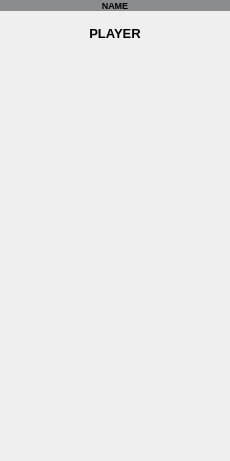
                  <widget class="QWidget" name="playersNameContainer" native="true">
                   <property name="minimumSize">
                    <size>
                     <width>230</width>
                     <height>45</height>
                    </size>
                   </property>
                   <property name="maximumSize">
                    <size>
                     <width>0</width>
                     <height>16777215</height>
                    </size>
                   </property>
                   <property name="font">
                    <font>
                     <pointsize>15</pointsize>
                     <kerning>true</kerning>
                    </font>
                   </property>
                   <property name="styleSheet">
                    <string notr="true"/>
                   </property>
                   <layout class="QVBoxLayout" name="verticalLayout_11">
                    <property name="spacing">
                     <number>0</number>
                    </property>
                    <property name="leftMargin">
                     <number>0</number>
                    </property>
                    <property name="topMargin">
                     <number>0</number>
                    </property>
                    <property name="rightMargin">
                     <number>0</number>
                    </property>
                    <property name="bottomMargin">
                     <number>0</number>
                    </property>
                    <item>
                     <widget class="QLabel" name="PlayersNameHeader">
                      <property name="minimumSize">
                       <size>
                        <width>0</width>
                        <height>0</height>
                       </size>
                      </property>
                      <property name="maximumSize">
                       <size>
                        <width>16777215</width>
                        <height>45</height>
                       </size>
                      </property>
                      <property name="font">
                       <font>
                        <pointsize>7</pointsize>
                        <weight>75</weight>
                        <bold>true</bold>
                       </font>
                      </property>
                      <property name="styleSheet">
                       <string notr="true">background-color: hsl(223, 28, 43, 50%);</string>
                      </property>
                      <property name="text">
                       <string>NAME</string>
                      </property>
                      <property name="alignment">
                       <set>Qt::AlignCenter</set>
                      </property>
                     </widget>
                    </item>
                    <item>
                     <widget class="QLabel" name="playersName0">
                      <property name="minimumSize">
                       <size>
                        <width>0</width>
                        <height>45</height>
                       </size>
                      </property>
                      <property name="maximumSize">
                       <size>
                        <width>16777215</width>
                        <height>45</height>
                       </size>
                      </property>
                      <property name="font">
                       <font>
                        <pointsize>10</pointsize>
                        <weight>75</weight>
                        <bold>true</bold>
                       </font>
                      </property>
                      <property name="text">
                       <string>PLAYER</string>
                      </property>
                      <property name="textFormat">
                       <enum>Qt::AutoText</enum>
                      </property>
                      <property name="scaledContents">
                       <bool>false</bool>
                      </property>
                      <property name="alignment">
                       <set>Qt::AlignCenter</set>
                      </property>
                     </widget>
                    </item>
                    <item>
                     <widget class="QLabel" name="playersName1">
                      <property name="minimumSize">
                       <size>
                        <width>0</width>
                        <height>45</height>
                       </size>
                      </property>
                      <property name="maximumSize">
                       <size>
                        <width>16777215</width>
                        <height>45</height>
                       </size>
                      </property>
                      <property name="font">
                       <font>
                        <pointsize>10</pointsize>
                        <weight>75</weight>
                        <bold>true</bold>
                       </font>
                      </property>
                      <property name="text">
                       <string/>
                      </property>
                      <property name="alignment">
                       <set>Qt::AlignCenter</set>
                      </property>
                     </widget>
                    </item>
                    <item>
                     <widget class="QLabel" name="playersName2">
                      <property name="minimumSize">
                       <size>
                        <width>0</width>
                        <height>45</height>
                       </size>
                      </property>
                      <property name="maximumSize">
                       <size>
                        <width>16777215</width>
                        <height>45</height>
                       </size>
                      </property>
                      <property name="font">
                       <font>
                        <pointsize>10</pointsize>
                        <weight>75</weight>
                        <bold>true</bold>
                       </font>
                      </property>
                      <property name="text">
                       <string/>
                      </property>
                      <property name="alignment">
                       <set>Qt::AlignCenter</set>
                      </property>
                     </widget>
                    </item>
                    <item>
                     <widget class="QLabel" name="playersName3">
                      <property name="minimumSize">
                       <size>
                        <width>0</width>
                        <height>45</height>
                       </size>
                      </property>
                      <property name="maximumSize">
                       <size>
                        <width>16777215</width>
                        <height>45</height>
                       </size>
                      </property>
                      <property name="font">
                       <font>
                        <pointsize>10</pointsize>
                        <weight>75</weight>
                        <bold>true</bold>
                       </font>
                      </property>
                      <property name="text">
                       <string/>
                      </property>
                      <property name="alignment">
                       <set>Qt::AlignCenter</set>
                      </property>
                     </widget>
                    </item>
                    <item>
                     <widget class="QLabel" name="playersName4">
                      <property name="minimumSize">
                       <size>
                        <width>0</width>
                        <height>45</height>
                       </size>
                      </property>
                      <property name="maximumSize">
                       <size>
                        <width>16777215</width>
                        <height>45</height>
                       </size>
                      </property>
                      <property name="font">
                       <font>
                        <pointsize>10</pointsize>
                        <weight>75</weight>
                        <bold>true</bold>
                       </font>
                      </property>
                      <property name="text">
                       <string/>
                      </property>
                      <property name="alignment">
                       <set>Qt::AlignCenter</set>
                      </property>
                     </widget>
                    </item>
                    <item>
                     <widget class="QLabel" name="playersName5">
                      <property name="minimumSize">
                       <size>
                        <width>0</width>
                        <height>45</height>
                       </size>
                      </property>
                      <property name="maximumSize">
                       <size>
                        <width>16777215</width>
                        <height>45</height>
                       </size>
                      </property>
                      <property name="font">
                       <font>
                        <pointsize>10</pointsize>
                        <weight>75</weight>
                        <bold>true</bold>
                       </font>
                      </property>
                      <property name="text">
                       <string/>
                      </property>
                      <property name="alignment">
                       <set>Qt::AlignCenter</set>
                      </property>
                     </widget>
                    </item>
                    <item>
                     <widget class="QLabel" name="playersName6">
                      <property name="minimumSize">
                       <size>
                        <width>0</width>
                        <height>45</height>
                       </size>
                      </property>
                      <property name="maximumSize">
                       <size>
                        <width>16777215</width>
                        <height>45</height>
                       </size>
                      </property>
                      <property name="font">
                       <font>
                        <pointsize>10</pointsize>
                        <weight>75</weight>
                        <bold>true</bold>
                       </font>
                      </property>
                      <property name="text">
                       <string/>
                      </property>
                      <property name="alignment">
                       <set>Qt::AlignCenter</set>
                      </property>
                     </widget>
                    </item>
                    <item>
                     <widget class="QLabel" name="playersName7">
                      <property name="minimumSize">
                       <size>
                        <width>0</width>
                        <height>45</height>
                       </size>
                      </property>
                      <property name="maximumSize">
                       <size>
                        <width>16777215</width>
                        <height>45</height>
                       </size>
                      </property>
                      <property name="font">
                       <font>
                        <pointsize>10</pointsize>
                        <weight>75</weight>
                        <bold>true</bold>
                       </font>
                      </property>
                      <property name="text">
                       <string/>
                      </property>
                      <property name="alignment">
                       <set>Qt::AlignCenter</set>
                      </property>
                     </widget>
                    </item>
                    <item>
                     <widget class="QLabel" name="playersName8">
                      <property name="minimumSize">
                       <size>
                        <width>0</width>
                        <height>45</height>
                       </size>
                      </property>
                      <property name="maximumSize">
                       <size>
                        <width>16777215</width>
                        <height>45</height>
                       </size>
                      </property>
                      <property name="font">
                       <font>
                        <pointsize>10</pointsize>
                        <weight>75</weight>
                        <bold>true</bold>
                       </font>
                      </property>
                      <property name="text">
                       <string/>
                      </property>
                      <property name="alignment">
                       <set>Qt::AlignCenter</set>
                      </property>
                     </widget>
                    </item>
                    <item>
                     <widget class="QLabel" name="playersName9">
                      <property name="minimumSize">
                       <size>
                        <width>0</width>
                        <height>45</height>
                       </size>
                      </property>
                      <property name="maximumSize">
                       <size>
                        <width>16777215</width>
                        <height>45</height>
                       </size>
                      </property>
                      <property name="font">
                       <font>
                        <pointsize>10</pointsize>
                        <weight>75</weight>
                        <bold>true</bold>
                       </font>
                      </property>
                      <property name="text">
                       <string/>
                      </property>
                      <property name="alignment">
                       <set>Qt::AlignCenter</set>
                      </property>
                     </widget>
                    </item>
                   </layout>
                  </widget>
